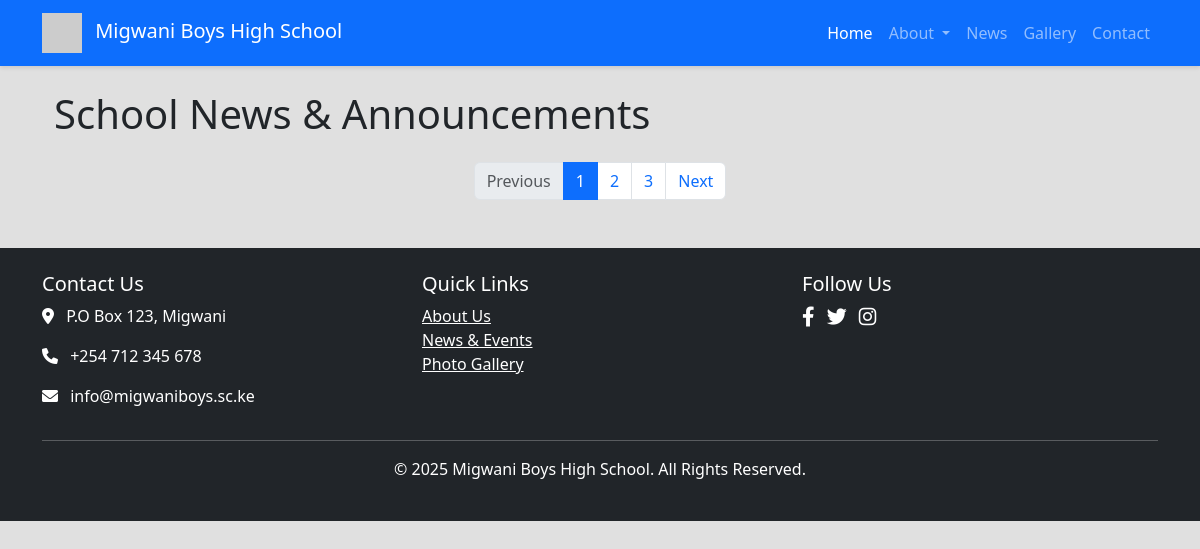
Before: /news/ with the older database file.
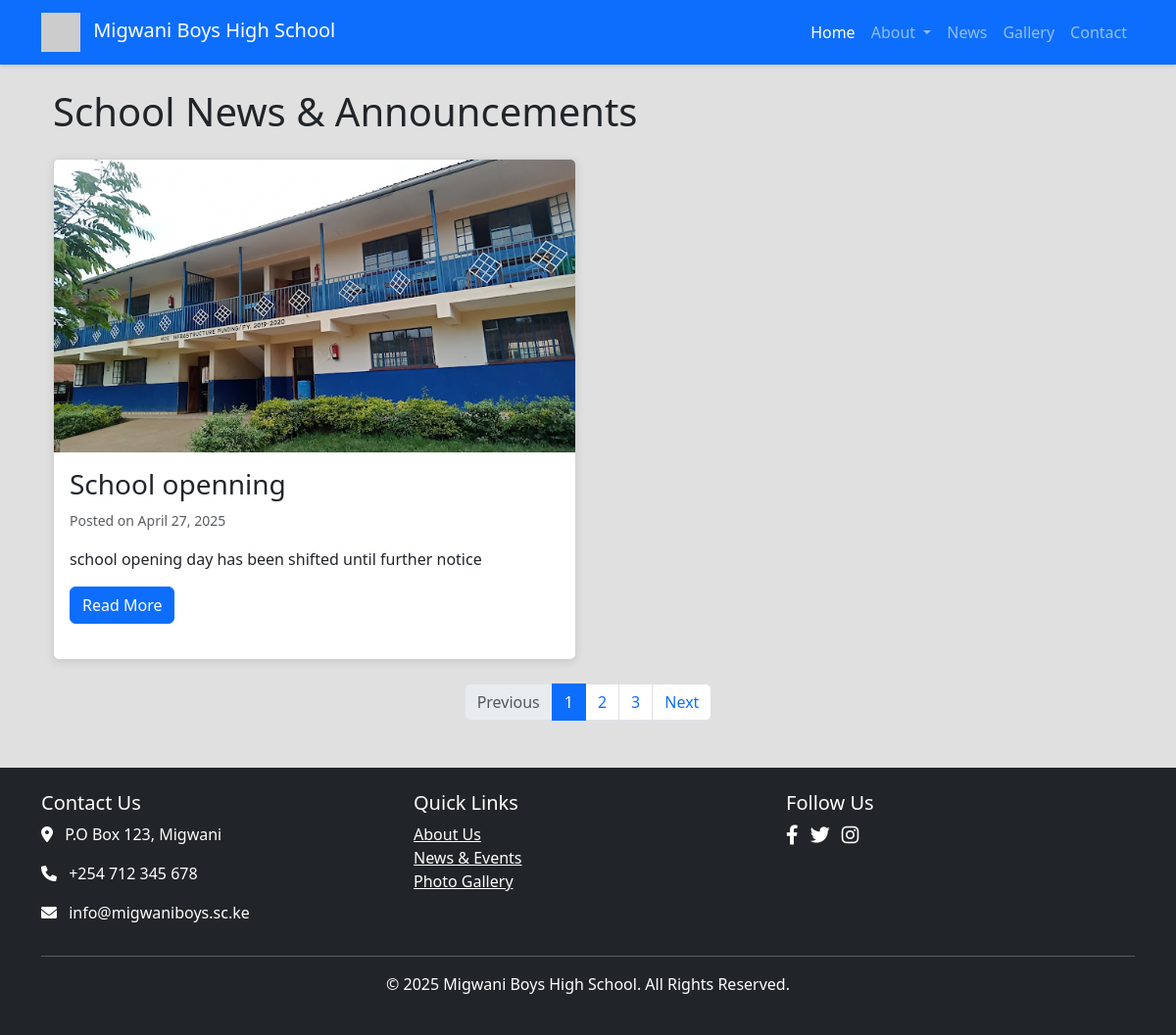
After: the same page with the newer database file.
### migwaniapp/models.py (models this page shows, shortened)
class News(models.Model):
    title = models.CharField(max_length=200)
    content = models.TextField()
    date_posted = models.DateTimeField(auto_now_add=True)
    image = models.ImageField(upload_to='news_images/')

### migwaniapp/views.py (the view)
# urls.py: path('news/', views.news, name='news'),
def news(request):
    all_news = News.objects.order_by('-date_posted')
    return render(request, 'school/news.html', {'all_news': all_news})

### migwaniapp/templates/school/news.html (shortened to what this page needs)
{% extends 'school/base.html' %}
{% block content %}
<div class="container">
    <h1 class="mb-4">School News & Announcements</h1>
    <div class="row">
        {% for news_item in all_news %}
        <div class="col-md-6 mb-4">
            <div class="card h-100">
                <img src="{{ news_item.image.url }}" class="card-img-top" alt="{{ news_item.title }}">
                <div class="card-body">
                    <h3 class="card-title">{{ news_item.title }}</h3>
                    <p class="card-text text-muted">
                        <small>Posted on {{ news_item.date_posted|date:"F d, Y" }}</small>
                    </p>
                    <p class="card-text">{{ news_item.content|truncatewords:30 }}</p>
                    <a href="#" class="btn btn-primary">Read More</a>
                </div>
            </div>
        </div>
        {% endfor %}
    </div>
    <nav aria-label="News pagination">
        <ul class="pagination justify-content-center">
            <li class="page-item disabled">
                <a class="page-link" href="#" tabindex="-1">Previous</a>
            </li>
            <li class="page-item active"><a class="page-link" href="#">1</a></li>
            <li class="page-item"><a class="page-link" href="#">2</a></li>
            <li class="page-item"><a class="page-link" href="#">3</a></li>
            <li class="page-item">
                <a class="page-link" href="#">Next</a>
            </li>
        </ul>
    </nav>
</div>
{% endblock %}

Changed rows visible on the page:
added News: image (picture), title "School openning", date_posted "April 27, 2025", content "school opening day has been shifted until further notice"
